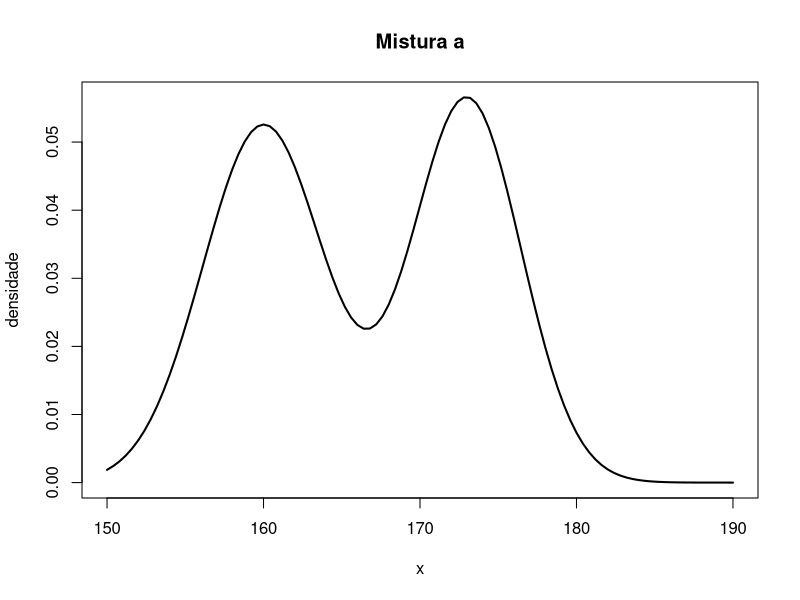
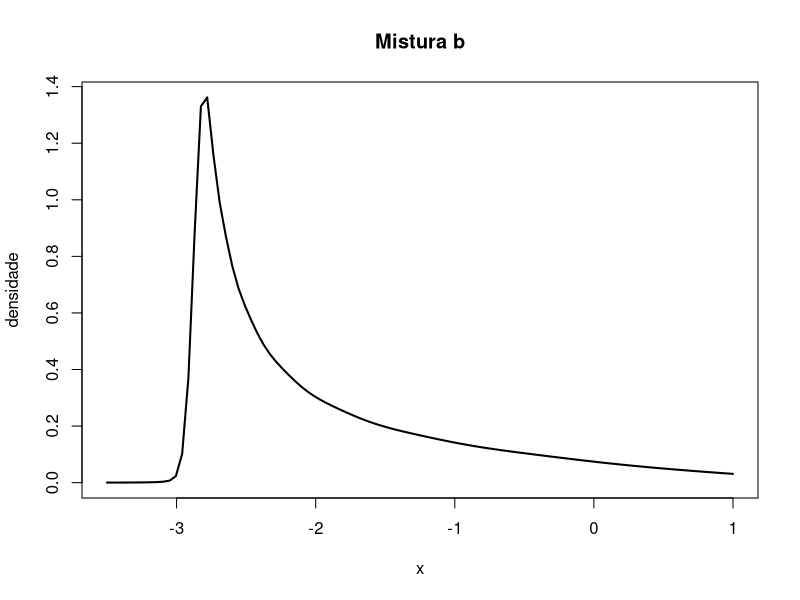
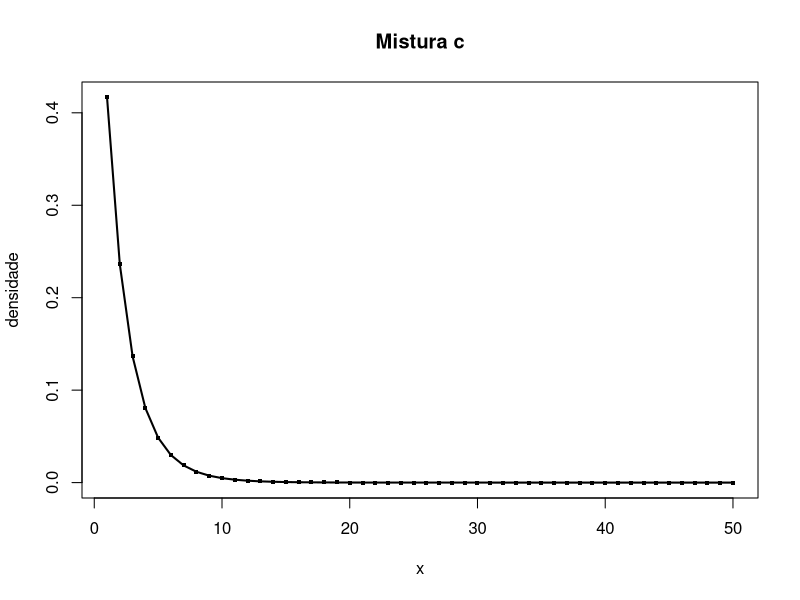
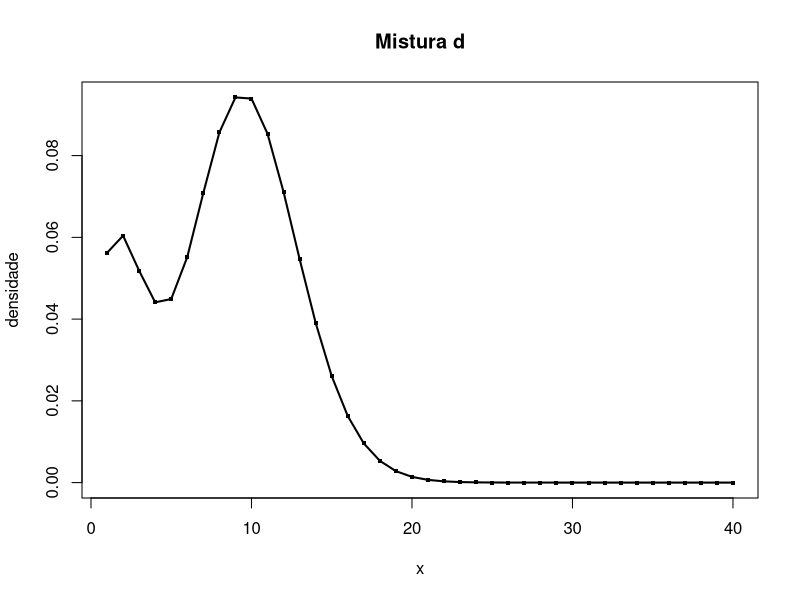
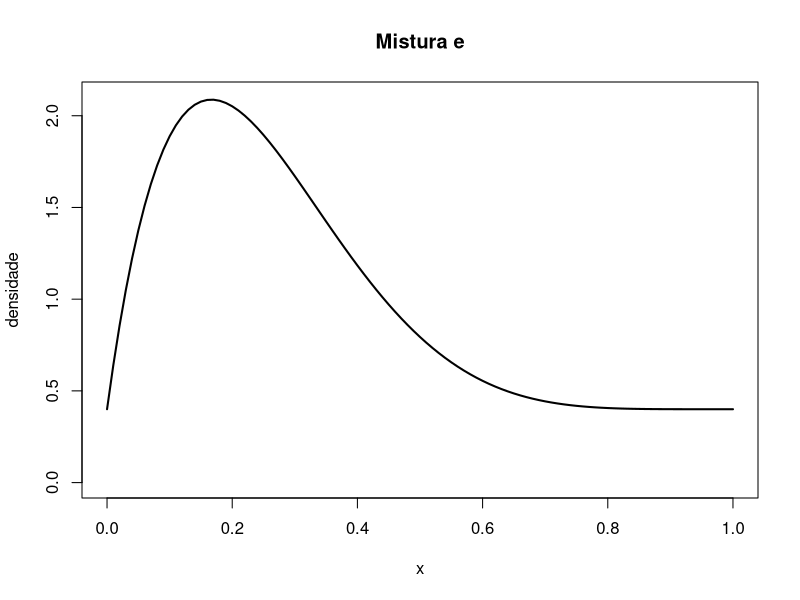
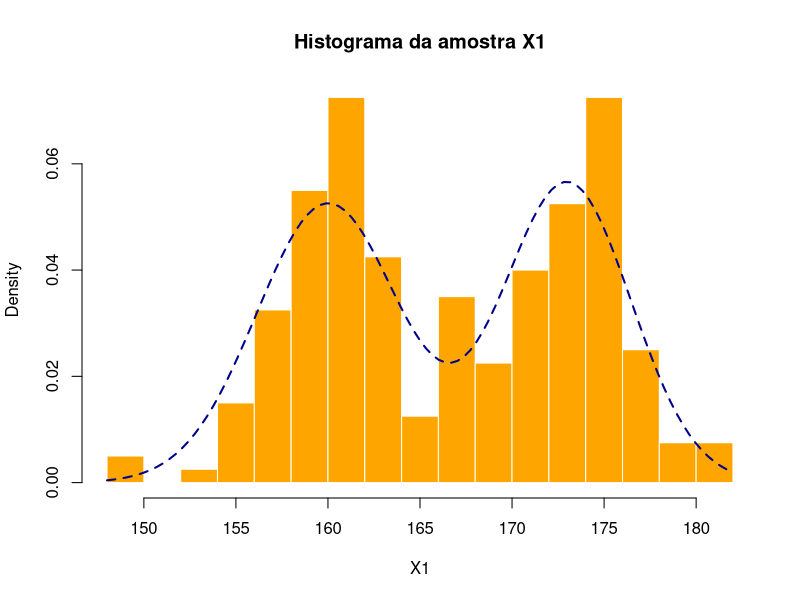
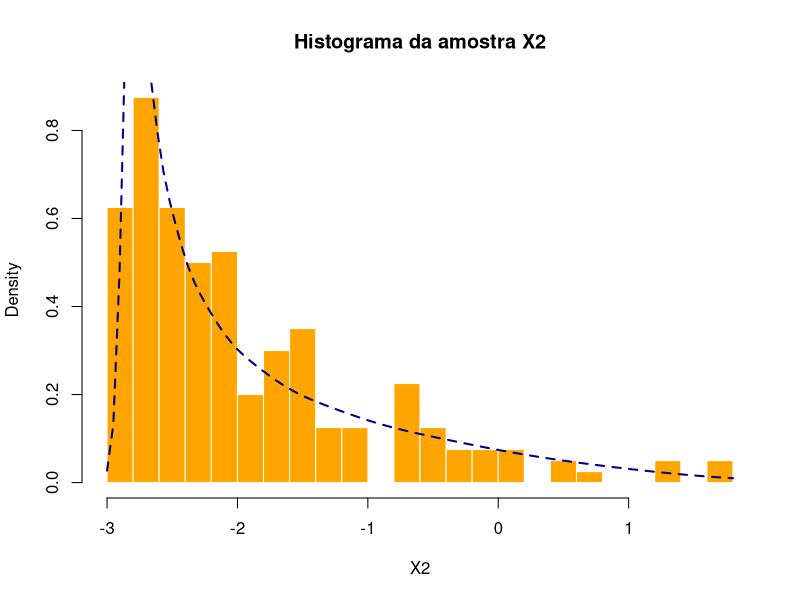
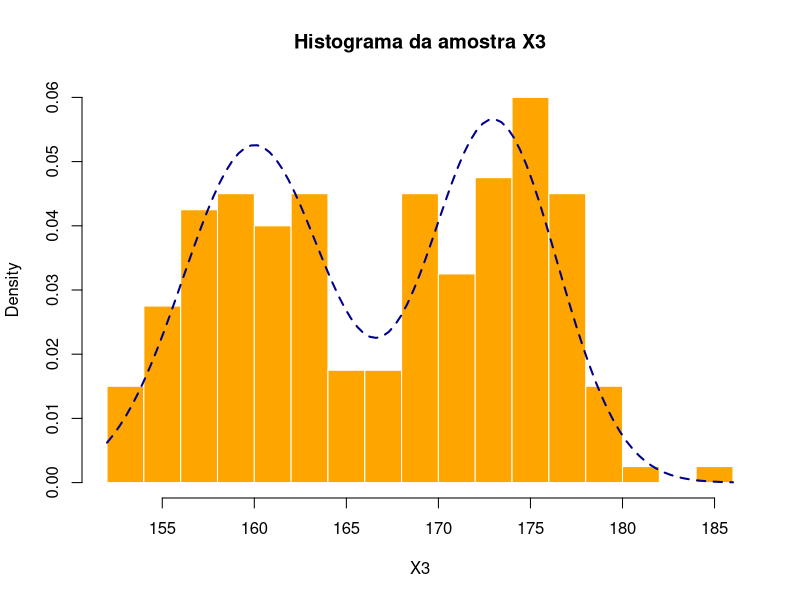

Write the R code that produced these figures, in order.
## ---- chunk 1
#| code-fold: true
#| fig-align: center
curve(.51*dnorm(x,160,sqrt(15))+.49*dnorm(x,173,sqrt(12)),
      main= "Mistura a",ylab="densidade",
      from=150,to=190,lwd=2)
## ---- chunk 2
dMisturaNorm <- function(x,mi,dp,probs){
  #---------------------------------------#
  # x: vetor de valores a serem avaliados #
  # mi: vetor de médias                   #
  # dp: vetor de desvios padrão           #
  # probs: vetor de pesos das componentes #
  #---------------------------------------#
  n <- length(mi)
  if(length(x)==1)
    #caso especial, quando x não é vetor
    return(sum(probs*dnorm(x,mi,dp)))
  return(rowSums(sapply(1:n,function(k) probs[k]*dnorm(x,mi[k],dp[k]))))
}
## ---- chunk 3
#| fig-align: center
#| code-fold: true
#implementação da mistura:
mi <- 3*( (2/3)^(0:7) - 1)
vars <- (2/3)^(2*(0:7))
pesos <- rep(1/8,8)

curve(dMisturaNorm(x,mi,sqrt(vars),pesos),
      main= "Mistura b",ylab="densidade",
      from=-3.5,to=1,lwd=2)
## ---- chunk 4
#| fig-align: center
# note que foi usado o valor de x-1, pois a parametrização do R difere da minha
x<- 1:50
plot(.5*dgeom(x-1,1/2)+.5*dgeom(x-1,1/3),
    type="o",pch=".",cex=4,
    main= "Mistura c",ylab="densidade",xlab="x",lwd=2)
## ---- chunk 5
#| fig-align: center
x<- 1:40
plot(.15*dpois(x,3)+.75*dpois(x,10)+.1*dpois(x,1.5),
     type="o",pch=".",cex=4,
     main= "Mistura d",ylab="densidade",xlab="x",lwd=2)
## ---- chunk 6
#| fig-align: center
curve(0.4*dunif(x)+0.6*dbeta(x,2,6),
      main= "Mistura e",ylab="densidade",
      lwd=2,ylim=c(0,2.1))
## ---- chunk 7
rMisturaNorm <- function(n,mi,dp,probs){
  k<- length(mi)
  X<- numeric(n)
  U <- runif(n)
  p <- cumsum(c(0,probs))
  for(i in 1:k){
    caso <- U <= p[i+1] & U> p[i]
    tam <- sum(caso)
    X[caso] <- rnorm(tam,mi[i],dp[i])
  }
  return(X)
}#Fim função geradora
## ---- chunk 8
n <- 200
mi <- c(160,173)
dp <- sqrt(c(15,12))
pesos <- c(.51,0.49)

X1 <- rMisturaNorm(n,mi,dp,pesos)
## ---- chunk 9
#| code-fold: true
#| fig-align: center
hist(X1, freq=F, breaks=20,col="orange",border="white",main="Histograma da amostra X1")
curve(dMisturaNorm(x,mi,dp,pesos),
      add=T,col="darkblue",lty=2,lwd=2)
## ---- chunk 10
mi <- 3*( (2/3)^(0:7) - 1)
dp <- sqrt((2/3)^(2*(0:7)))
pesos <- rep(1/8,8)

X2 <- rMisturaNorm(n, mi, dp, pesos)
## ---- chunk 11
#| fig-align: center
#| code-fold: true
hist(X2, freq=F, breaks=20,col="orange",border="white",main="Histograma da amostra X2")
curve(dMisturaNorm(x,mi,dp,pesos),
      add=T,col="darkblue",lty=2,lwd=2)
## ---- chunk 12
rMisturaNormAlt <- function(n,mi,dp,probs){
  k<- length(mi)
  X<- numeric(n)
  tam <- as.vector(rmultinom(1,n,probs))
  lims <- cumsum(c(0,tam))
  for(i in 1:k){
    X[(lims[i]+1):lims[i+1]] <- rnorm(tam[i],mi[i],dp[i])
  }
  return(X)
}#Fim função geradora
## ---- chunk 13
n <- 200
mi <- c(160,173)
dp <- sqrt(c(15,12))
pesos <- c(.51,0.49)

X3 <- rMisturaNormAlt(n,mi,dp,pesos)
## ---- chunk 14
#| fig-align: center
#| code-fold: true
hist(X3, freq=F, breaks=20,col="orange",border="white",main="Histograma da amostra X3")
curve(dMisturaNorm(x,mi,dp,pesos),
      add=T,col="darkblue",lty=2,lwd=2)
## ---- chunk 15
mi <- 3*( (2/3)^(0:7) - 1)
dp <- sqrt((2/3)^(2*(0:7)))
pesos <- rep(1/8,8)

X4 <- rMisturaNormAlt(n, mi, dp, pesos)
## ---- chunk 16
#| fig-align: center
#| code-fold: true
hist(X4, freq=F, breaks=20,col="orange",border="white",main="Histograma da amostra X4")
curve(dMisturaNorm(x,mi,dp,pesos),
      add=T,col="darkblue",lty=2,lwd=2)
## ---- chunk 17
#| fig-align: center
#| code-fold: true
par(mfrow=c(2,2),mar=c(3.1,2.1,2,1))
amostras <- list(X1,X2,X3,X4)
for(i in 1:4){
  hist(amostras[[i]], freq=F, breaks=20,
       col="orange",border="white",main=paste0("Histograma da amostra X",i))
  if(i%%2==0){
    mi <- 3*( (2/3)^(0:7) - 1)
    dp <- sqrt((2/3)^(2*(0:7)))
    pesos <- rep(1/8,8)
  }
  else{
    mi <- c(160,173)
    dp <- sqrt(c(15,12))
    pesos <- c(.51,0.49)
  }
  curve(dMisturaNorm(x,mi,dp,pesos),
      add=T,col="darkblue",lty=2,lwd=2)
}
